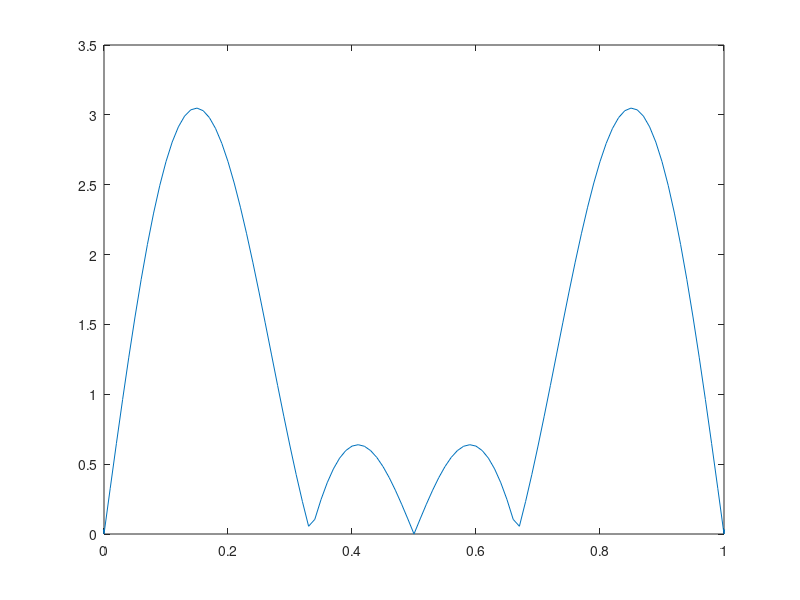

Reproduce this figure in MATLAB.
%% Clean Program
clc, clear, close all, format shortG

%% Initialize variables
w = 2*pi;
T = -1:0.01:2;

%% Setup Integral
x = zeros(1,length(T));
for i = 1:1:length(T)
    t = T(i);
    x(i) = sqrt(3)/2*(exp(1j*w*t)+exp(2j*w*t)-exp(4j*w*t)-exp(5j*w*t));
end

%% Print Graph
figure(1)
plot (T,abs(x));
xlim([min(T)+1,max(T)-1]);